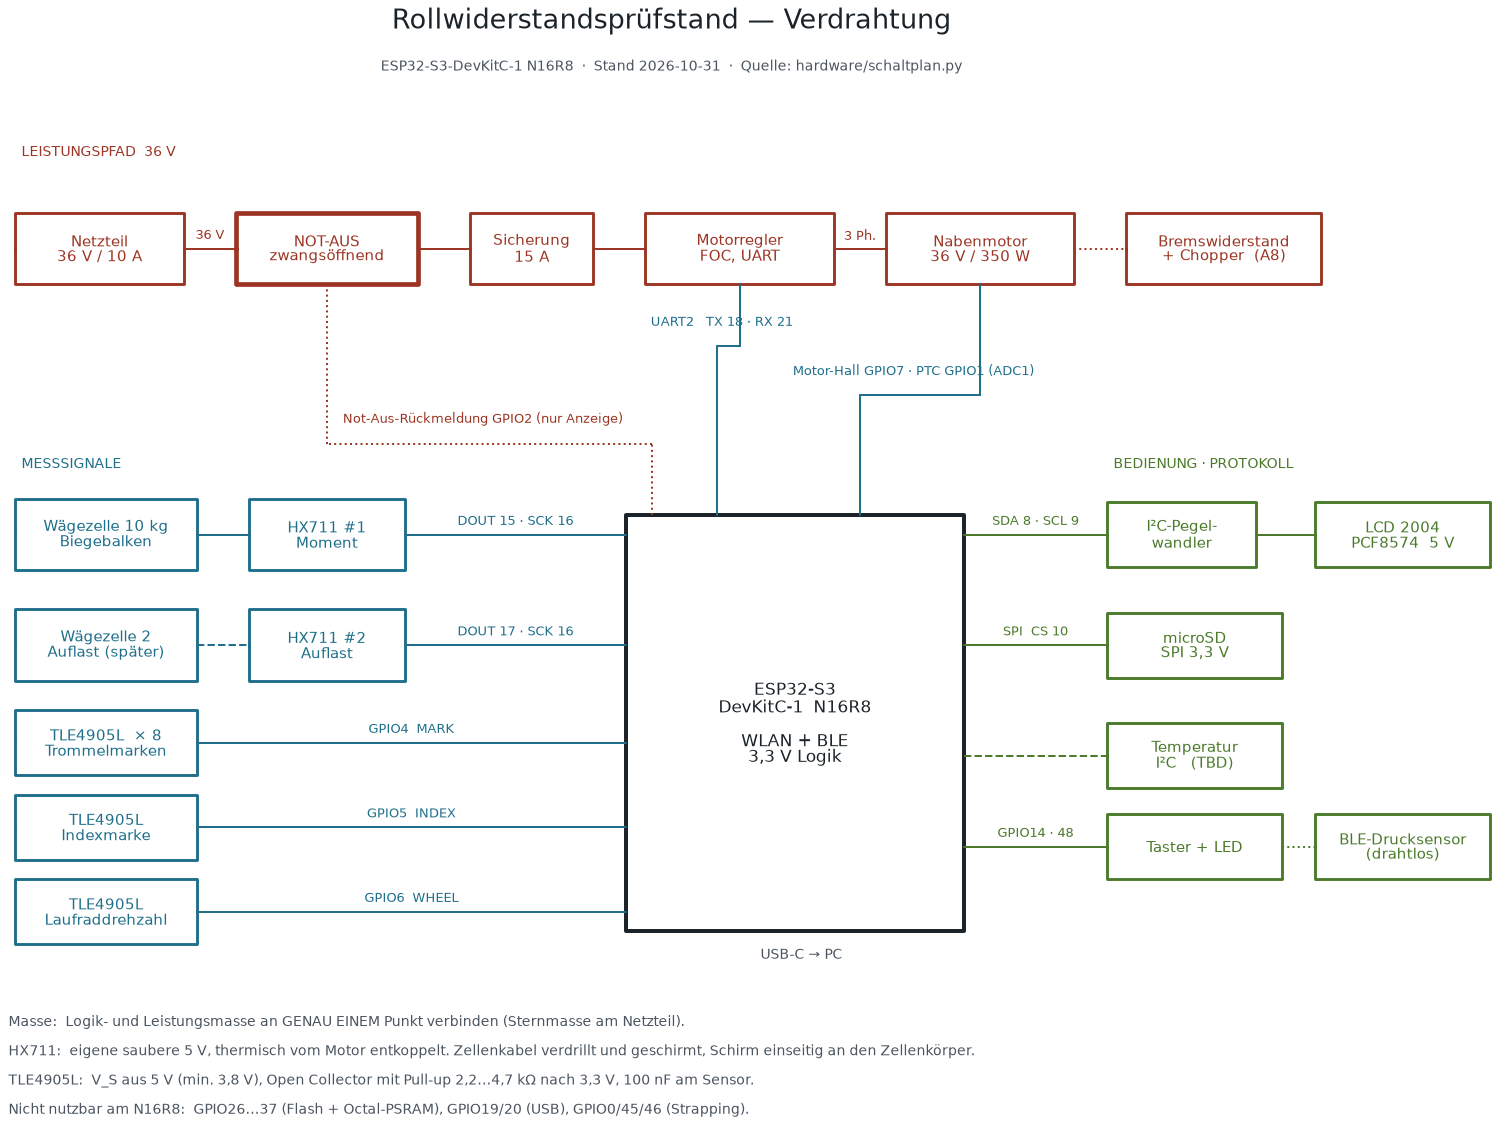

Write the Python code that produced this figure.
#!/usr/bin/env python3
"""Schaltplan des Rollwiderstandspruefstands.

Quelle ist dieser Text, das PDF wird daraus erzeugt:

    .venv/bin/python hardware/schaltplan.py

Erzeugt hardware/schaltplan.pdf und hardware/schaltplan.png.
Pinbelegung siehe docs/04-hardware.md; Aenderungen hier und dort gemeinsam.
"""
import schemdraw
from schemdraw import elements as elm, flow

schemdraw.use('matplotlib')

INK   = '#1b2328'
PWR   = '#9c3524'   # Leistungspfad
SIG   = '#1f6f8b'   # Messsignale
AUX   = '#4a7a2a'   # Versorgung Logik

def box(d, x, y, w, h, text, color=INK, lw=1.6):
    b = flow.Box(w=w, h=h).at((x, y)).label(text, fontsize=8.5).color(color).linewidth(lw)
    d += b
    return b

def wire(d, p1, p2, label=None, color=SIG, ls='-', loc='top', ofst=0.12):
    ln = elm.Line().at(p1).to(p2).color(color).linewidth(1.1).linestyle(ls)
    if label:
        ln = ln.label(label, loc=loc, fontsize=7, ofst=ofst, color=color)
    d += ln
    return ln

with schemdraw.Drawing(show=False) as d:
    d.config(unit=1.0, fontsize=9)

    # ---------------------------------------------------------------- Titel
    d += elm.Label().at((-2.0, 3.4)).label(
        'Rollwiderstandsprüfstand — Verdrahtung', fontsize=15, color=INK)
    d += elm.Label().at((-2.0, 2.7)).label(
        'ESP32-S3-DevKitC-1 N16R8  ·  Stand 2026-10-31  ·  Quelle: hardware/schaltplan.py',
        fontsize=7.5, color='#4a5560')

    # ---------------------------------------------------- Leistungspfad oben
    d += elm.Label().at((-12.0, 1.4)).label('LEISTUNGSPFAD  36 V', fontsize=8,
                                            color=PWR, halign='left')
    nt  = box(d, -12.0,  0.0, 2.6, 1.1, 'Netzteil\n36 V / 10 A', PWR)
    na  = box(d,  -8.6,  0.0, 2.8, 1.1, 'NOT-AUS\nzwangsöffnend', PWR, lw=2.6)
    si  = box(d,  -5.0,  0.0, 1.9, 1.1, 'Sicherung\n15 A', PWR)
    reg = box(d,  -2.3,  0.0, 2.9, 1.1, 'Motorregler\nFOC, UART', PWR)
    mot = box(d,   1.4,  0.0, 2.9, 1.1, 'Nabenmotor\n36 V / 350 W', PWR)
    chop= box(d,   5.1,  0.0, 3.0, 1.1, 'Bremswiderstand\n+ Chopper  (A8)', PWR)

    wire(d, nt.E,  na.W,  '36 V', PWR)
    wire(d, na.E,  si.W,  None,   PWR)
    wire(d, si.E,  reg.W, None,   PWR)
    wire(d, reg.E, mot.W, '3 Ph.', PWR)
    d += elm.Line().at(mot.E).to(chop.W).color(PWR).linestyle(':').linewidth(1.1)

    # --------------------------------------------------- Routing-Kanal oben
    CH = -1.5                      # waagerechter Kanal fuer Signale nach oben
    d += elm.Label().at((-12.0, -3.4)).label('MESSSIGNALE', fontsize=8,
                                                color=SIG, halign='left')

    # ------------------------------------------------------------- ESP32
    ESPX, ESPY = -2.6, -7.3
    esp = flow.Box(w=5.2, h=6.4).at((ESPX, ESPY)).label(
        'ESP32-S3\nDevKitC-1  N16R8\n\nWLAN + BLE\n3,3 V Logik', fontsize=9.5
        ).color(INK).linewidth(2.2)
    d += esp
    d += elm.Label().at((ESPX+2.6, ESPY-3.65)).label('USB-C → PC', fontsize=7.5, color='#4a5560')

    # --------------------------------------------------- Sensorik links
    zelle = box(d, -12.0, -4.4, 2.8, 1.1, 'Wägezelle 10 kg\nBiegebalken', SIG)
    hx1   = box(d,  -8.4, -4.4, 2.4, 1.1, 'HX711 #1\nMoment', SIG)
    zelle2= box(d, -12.0, -6.1, 2.8, 1.1, 'Wägezelle 2\nAuflast (später)', SIG)
    hx2   = box(d,  -8.4, -6.1, 2.4, 1.1, 'HX711 #2\nAuflast', SIG)
    hall1 = box(d, -12.0, -7.6, 2.8, 1.0, 'TLE4905L  × 8\nTrommelmarken', SIG)
    hall2 = box(d, -12.0, -8.9, 2.8, 1.0, 'TLE4905L\nIndexmarke', SIG)
    hall3 = box(d, -12.0,-10.2, 2.8, 1.0, 'TLE4905L\nLaufraddrehzahl', SIG)

    wire(d, zelle.E,  hx1.W, None, SIG)
    d += elm.Line().at(zelle2.E).to(hx2.W).color(SIG).linestyle('--').linewidth(1.1)
    wire(d, hx1.E, (ESPX, hx1.E[1]), 'DOUT 15 · SCK 16', SIG)
    wire(d, hx2.E, (ESPX, hx2.E[1]), 'DOUT 17 · SCK 16', SIG)
    wire(d, hall1.E, (ESPX, hall1.E[1]), 'GPIO4  MARK', SIG)
    wire(d, hall2.E, (ESPX, hall2.E[1]), 'GPIO5  INDEX', SIG)
    wire(d, hall3.E, (ESPX, hall3.E[1]), 'GPIO6  WHEEL', SIG)

    # ------------------------------------------------------ Peripherie rechts
    RX = ESPX + 5.2
    d += elm.Label().at((RX+2.2, -3.4)).label('BEDIENUNG · PROTOKOLL', fontsize=8,
                                                 color=AUX, halign='left')
    lvl = box(d, RX+2.2, -4.4, 2.3, 1.0, 'I²C-Pegel-\nwandler', AUX)
    lcd = box(d, RX+5.4, -4.4, 2.7, 1.0, 'LCD 2004\nPCF8574  5 V', AUX)
    sd  = box(d, RX+2.2, -6.1, 2.7, 1.0, 'microSD\nSPI 3,3 V', AUX)
    tmp = box(d, RX+2.2, -7.8, 2.7, 1.0, 'Temperatur\nI²C   (TBD)', AUX)
    btn = box(d, RX+2.2, -9.2, 2.7, 1.0, 'Taster + LED', AUX)
    ble = box(d, RX+5.4, -9.2, 2.7, 1.0, 'BLE-Drucksensor\n(drahtlos)', AUX)

    wire(d, (RX, lvl.W[1]), lvl.W, 'SDA 8 · SCL 9', AUX)
    wire(d, lvl.E, lcd.W, None, AUX)
    wire(d, (RX, sd.W[1]),  sd.W,  'SPI  CS 10', AUX)
    d += elm.Line().at((RX, tmp.W[1])).to(tmp.W).color(AUX).linestyle('--').linewidth(1.1)
    wire(d, (RX, btn.W[1]), btn.W, 'GPIO14 · 48', AUX)
    d += elm.Line().at(btn.E).to(ble.W).color(AUX).linestyle(':').linewidth(1.1)

    # ------------------------- Signale vom ESP32 nach oben, rechtwinklig
    def up(x_from, y_from, x_to, y_to, label, color, ls='-', dy=0.0):
        d.add(elm.Line().at((x_from, y_from)).to((x_from, CH+dy)).color(color).linestyle(ls).linewidth(1.1))
        d.add(elm.Line().at((x_from, CH+dy)).to((x_to, CH+dy)).color(color).linestyle(ls).linewidth(1.1))
        d.add(elm.Line().at((x_to, CH+dy)).to((x_to, y_to)).color(color).linestyle(ls).linewidth(1.1))
        d.add(elm.Label().at(((x_from+x_to)/2, CH+dy+0.28)).label(label, fontsize=7, color=color))

    up(ESPX+1.4, ESPY+3.2, reg.S[0], reg.S[1], 'UART2   TX 18 · RX 21', SIG, dy=0.0)
    up(ESPX+3.6, ESPY+3.2, mot.S[0], mot.S[1], 'Motor-Hall GPIO7 · PTC GPIO1 (ADC1)', SIG, dy=-0.75)
    up(ESPX+0.4, ESPY+3.2, na.S[0],  na.S[1],  'Not-Aus-Rückmeldung GPIO2 (nur Anzeige)', PWR, ls=':', dy=-1.5)

    # --------------------------------------------------------- Fussnoten
    d += elm.Label().at((-12.0, -12.0)).label(
        'Masse:  Logik- und Leistungsmasse an GENAU EINEM Punkt verbinden (Sternmasse am Netzteil).',
        fontsize=7.5, color='#4a5560', halign='left')
    d += elm.Label().at((-12.0, -12.45)).label(
        'HX711:  eigene saubere 5 V, thermisch vom Motor entkoppelt. Zellenkabel verdrillt und geschirmt, Schirm einseitig an den Zellenkörper.',
        fontsize=7.5, color='#4a5560', halign='left')
    d += elm.Label().at((-12.0, -12.9)).label(
        'TLE4905L:  V_S aus 5 V (min. 3,8 V), Open Collector mit Pull-up 2,2…4,7 kΩ nach 3,3 V, 100 nF am Sensor.',
        fontsize=7.5, color='#4a5560', halign='left')
    d += elm.Label().at((-12.0, -13.35)).label(
        'Nicht nutzbar am N16R8:  GPIO26…37 (Flash + Octal-PSRAM), GPIO19/20 (USB), GPIO0/45/46 (Strapping).',
        fontsize=7.5, color='#4a5560', halign='left')

    d.save('hardware/schaltplan.pdf')
    d.save('hardware/schaltplan.png', dpi=130)
print('ok')
